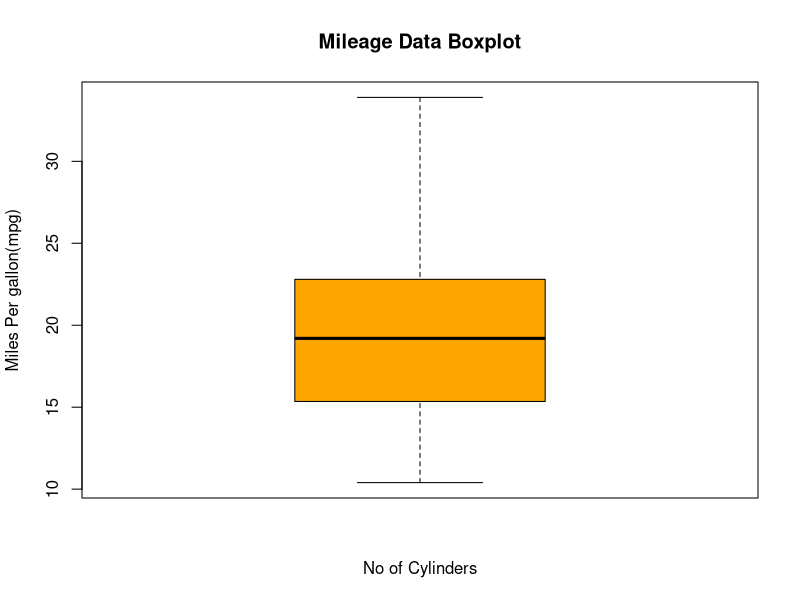

The R source for this figure:
# Create BoxPlot Chart

head(mtcars)

boxplot(mtcars$mpg,
        main="Mileage Data Boxplot",
        ylab="Miles Per gallon(mpg)",
        xlab="No of Cylinders",
        col="orange"
        )
